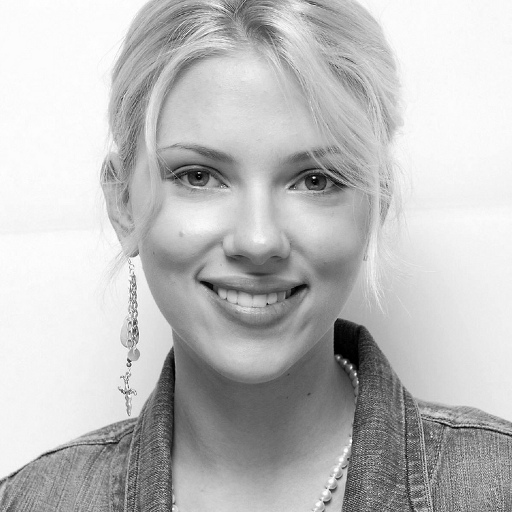
#> input picture assignment2/images/scarlett.jpg, 512 x 512 px
$ jupyter execute 'Assignment 2.ipynb'
#> lines starting #> are read from the running program, lines starting #| are printed output that depends on the picture; after the words box and inside, x2 and y2 are one past the last pixel; in counts of white or black regions, pixels touching at a corner belong together
[cell 1]
import imageio.v2 as imageio
import matplotlib.pyplot as plt
import numpy as np

[cell 2]
img = imageio.imread('images/scarlett.jpg')
#> img is the input picture: shape (512, 512); min 0, max 255, mean 190.1
plt.figure(figsize=(10,10))

# bit-wise operators
img_b1 = img & 0b10000000 #8 bit as our img is grayscale [0,255]
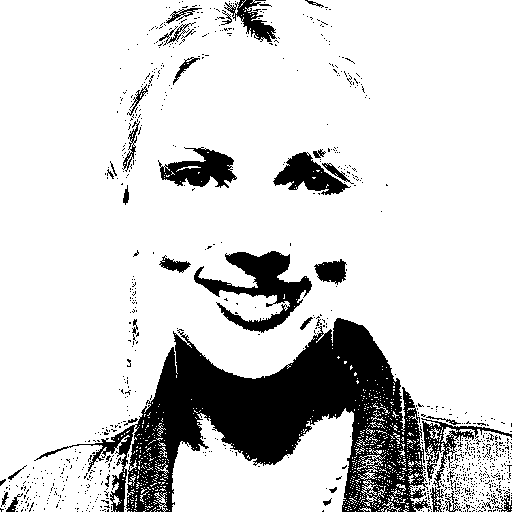
#> img_b1: shape (512, 512); values 0 (black) and 128 (white), 83.3% white; 919 black regions (881 under 20 px), largest, box (x1, y1, x2, y2) and area: (34, 318, 432, 512) 29421, (194, 251, 312, 333) 3620, (158, 147, 237, 188) 1754
img_b2 = img & 0b01000000 #8 bit as our img is grayscale [0,255]
#> img_b2: shape (512, 512); values 0 (black) and 64 (white), 70.1% white; 1025 black regions (982 under 20 px), largest, box (x1, y1, x2, y2) and area: (101, 0, 512, 512) 52374, (171, 408, 359, 508) 7948, (0, 376, 160, 512) 7021
img_b3 = img & 0b00100000 #8 bit as our img is grayscale [0,255]
#> img_b3: shape (512, 512); values 0 (black) and 32 (white), 64.9% white; 956 black regions (923 under 20 px), largest, box (x1, y1, x2, y2) and area: (0, 0, 512, 512) 85681, (217, 340, 281, 366) 955, (112, 235, 140, 271) 296
img_b4 = img & 0b00010000 #8 bit as our img is grayscale [0,255]
#> img_b4: shape (512, 512); values 0 (black) and 16 (white), 62.5% white; 1109 black regions (1083 under 20 px), largest, box (x1, y1, x2, y2) and area: (0, 0, 512, 512) 92819, (217, 340, 281, 366) 828, (218, 62, 264, 90) 665
img_b5 = img & 0b00001000 #8 bit as our img is grayscale [0,255]
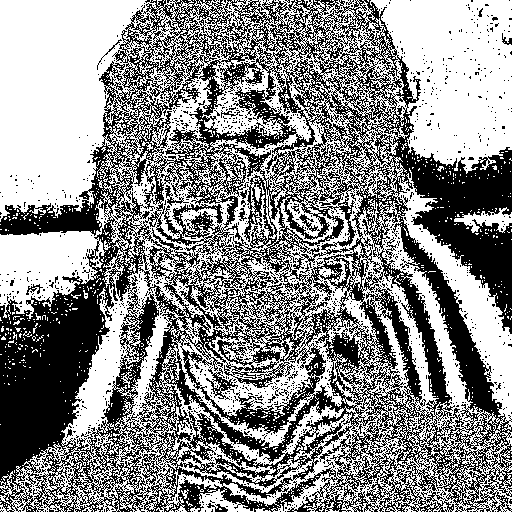
#> img_b5: shape (512, 512); values 0 (black) and 8 (white), 55% white; 1543 black regions (1523 under 20 px), largest, box (x1, y1, x2, y2) and area: (0, 0, 512, 512) 113441, (206, 367, 238, 400) 306, (165, 185, 189, 206) 118
img_b6 = img & 0b00000100 #8 bit as our img is grayscale [0,255]
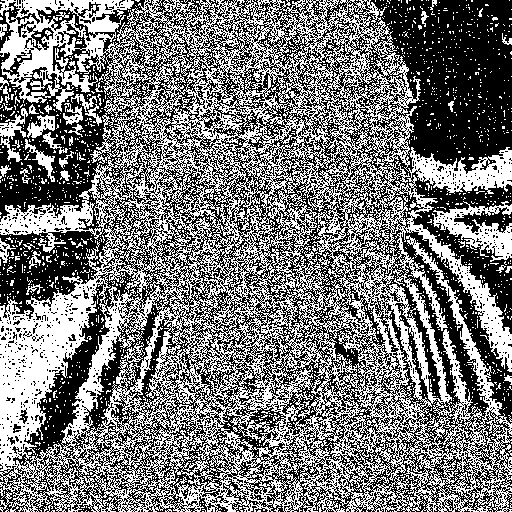
#> img_b6: shape (512, 512); values 0 (black) and 4 (white), 47.2% white in thin lines or dots
img_b7 = img & 0b00000010 #8 bit as our img is grayscale [0,255]
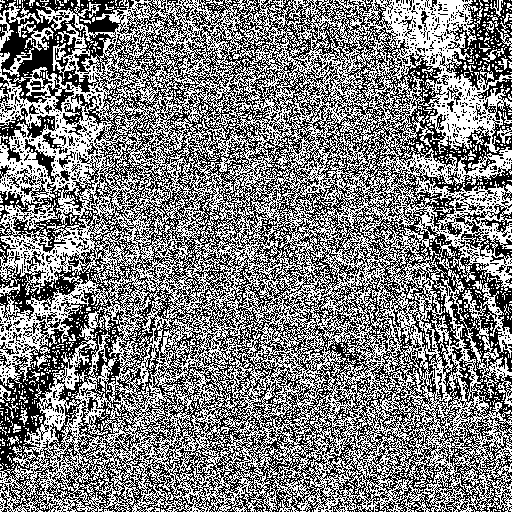
#> img_b7: shape (512, 512); values 0 (black) and 2 (white), 50.2% white; black in thin lines or dots
img_b8 = img & 0b00000001 #8 bit as our img is grayscale [0,255]
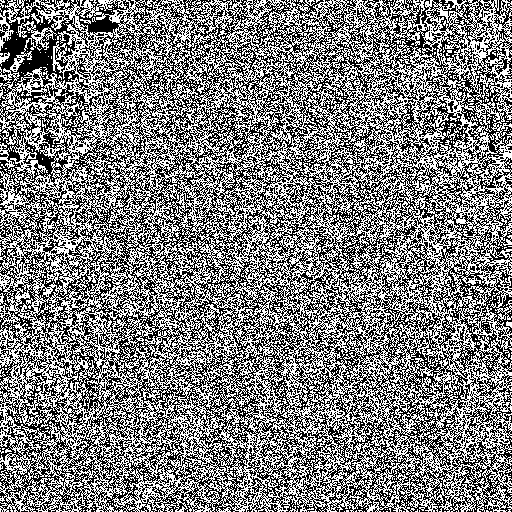
#> img_b8: shape (512, 512); values 0 (black) and 1 (white), 49.8% white in thin lines or dots

plt.subplot(331)
plt.imshow(img, cmap='gray')
plt.axis('off')
plt.subplot(332)
plt.imshow(img_b1, cmap='gray')
plt.axis('off')
plt.subplot(333)
plt.imshow(img_b2, cmap='gray')
plt.axis('off')
plt.subplot(334)
plt.imshow(img_b3, cmap='gray')
plt.axis('off')
plt.subplot(335)
plt.imshow(img_b4, cmap='gray')
plt.axis('off')
plt.subplot(336)
plt.imshow(img_b5, cmap='gray')
plt.axis('off')
plt.subplot(337)
plt.imshow(img_b6, cmap='gray')
plt.axis('off')
plt.subplot(338)
plt.imshow(img_b7, cmap='gray')
plt.axis('off')
plt.subplot(339)
plt.imshow(img_b8, cmap='gray')
plt.axis('off')

[cell 3]
A = np.random.randint(0,8,[5,5])
print(A)

[cell 4]
def histogram(A, no_levels):
#> called with A = array of shape (5, 5), no_levels = 8
    N, M = A.shape # NxM image/matrix --> img may not be square
    hist = np.zeros(no_levels).astype(int) #bucket
    for i in range(no_levels):
        pixel_value_i = np.sum(A==i)
        hist[i] = pixel_value_i

    return hist

[cell 5]
hist_A = histogram(A,8)
plt.bar(range(8), hist_A)
plt.xlabel('Intensity')
plt.ylabel('Frequency')
#> figure, not shown here; tallest bar 5 high, from x = 6.6 to 7.4

[cell 6]
img1 = imageio.imread('images/nap.jpg')
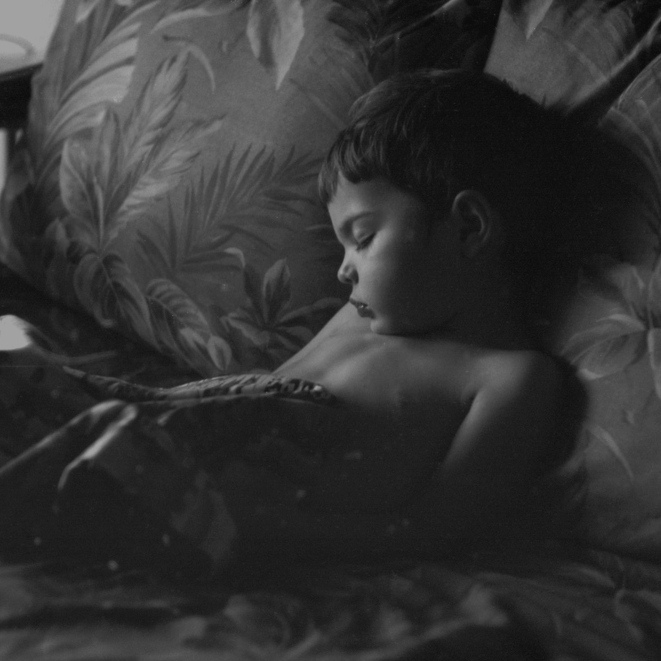
#> input picture assignment2/images/nap.jpg, 661 x 661 px
#> img1 is the input picture: shape (661, 661); min 7, max 165, mean 50.7
img2 = imageio.imread('images/scarlett.jpg')

# compute histograms
hist_img1 = histogram(img1, 256)
#> the loop in histogram (call 2), `for i in range(no_levels):` made 256 passes
#> pixel_value_i on passes 1 to 3: 0, 0, 0
#> hist_img1 = 256 values, max 18361 at index 30, min 0 at index 0, mean 1706.7
hist_img2 = histogram(img2, 256)
#> hist_img2 = 256 values, max 11719 at index 251, min 22 at index 18, mean 1024

# visualization
plt.figure(figsize=(10,10))
plt.subplot(221)
plt.imshow(img1, cmap='gray', vmin=0, vmax=255)
plt.axis('off')
plt.subplot(223)
plt.imshow(img2, cmap='gray', vmin=0, vmax=255)
plt.axis('off')

plt.subplot(222)
plt.bar(range(256), hist_img1)
plt.xlabel('Intensity')
plt.ylabel('Frequency')
plt.subplot(224)
plt.bar(range(256), hist_img2)
plt.xlabel('Intensity')
plt.ylabel('Frequency')
plt.show()
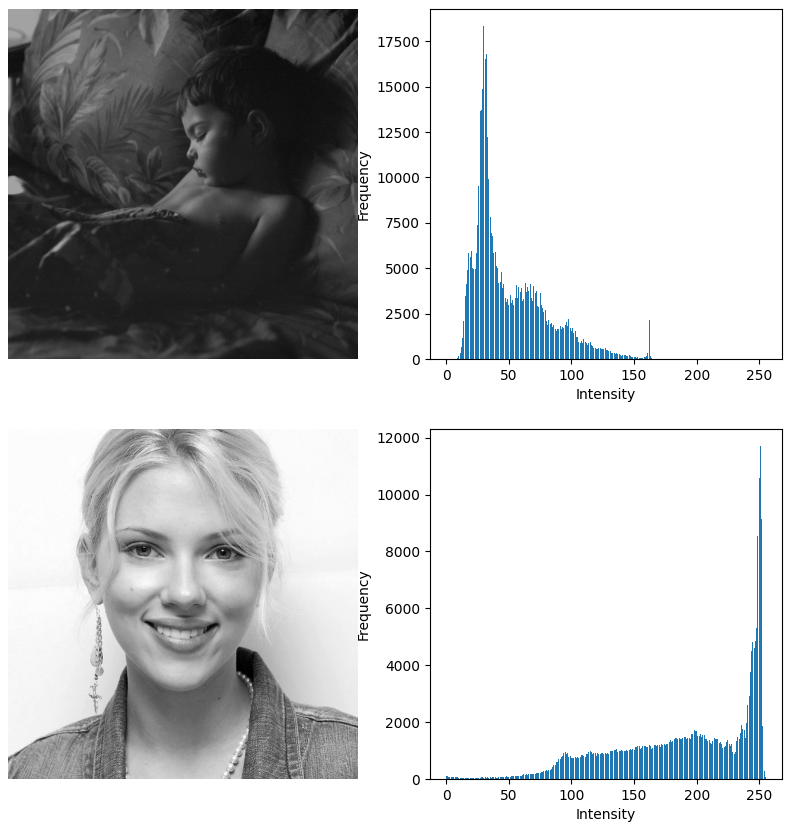
#> figure drawn by matplotlib, 4 panels; panel 3: tallest bar 18361 high, from x = 29.6 to 30.4; panel 4: tallest bar 11719 high, from x = 250.6 to 251.4

[cell 7]
def histogram_equalization(A, no_levels):
#> called with no_levels = 256
    hist = histogram(A, no_levels)
#> hist has the same summary as hist_img1 outside histogram_equalization
    histC = np.zeros(no_levels).astype(int)
    histC[0] = hist[0]
    for i in range(1, no_levels): # scan from intensity 1 up to no_levels-1
        histC[i] = hist[i] + histC[i-1]
#> after the loop, histC = 256 values from 0 to 436921

    hist_transform = np.zeros(no_levels).astype(np.uint8)

    N, M = A.shape
#> N = 661; M = 661

    A_eq = np.zeros([N,M]).astype(np.uint8) #equalized "new" image

    for z in range(no_levels):
        scale = ((no_levels-1)/float(N*M))
        s = scale * histC[z]
        A_eq[np.where(A==z)] = s

        hist_transform[z] = s
#> this loop made 256 passes
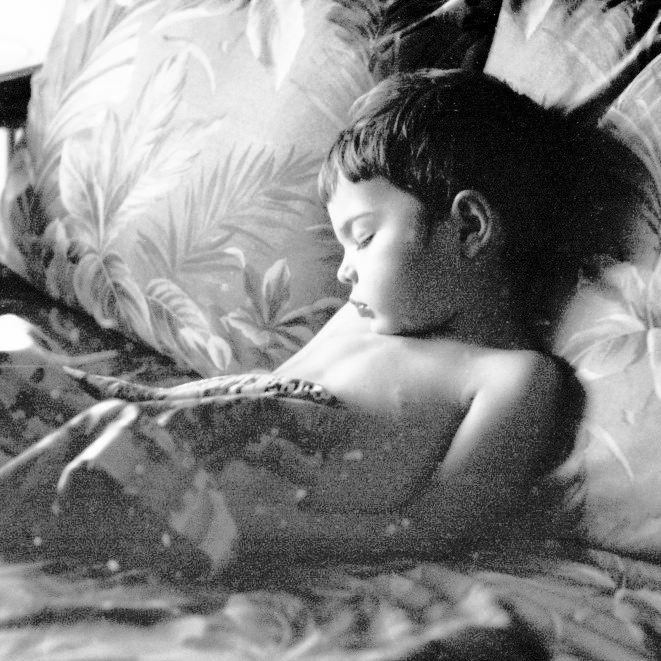
#> A_eq: shape (661, 661); min 0, max 255, mean 129
#> after the loop, hist_transform = 256 values from 0 to 255

    return (A_eq, hist_transform)

[cell 8]
img1_eq, img1_transf = histogram_equalization(img1, 256)
#> img1_transf = 256 values from 0 to 255
img2_eq, img2_transf = histogram_equalization(img2, 256)
#> call 2 of histogram_equalization, with no_levels = 256
#> in histogram_equalization (call 2), `hist = histogram(A, no_levels)`: hist has the same summary as hist_img2 outside histogram_equalization
#> after the loop in histogram_equalization (call 2), `for i in range(1, no_levels):`: histC = 256 values from 117 to 262144
#> the loop in histogram_equalization (call 2), `for z in range(no_levels):` made 256 passes
#> s on passes 1 to 3: 0.114, 0.203, 0.278
#> after the loop in histogram_equalization (call 2), `for z in range(no_levels):`:
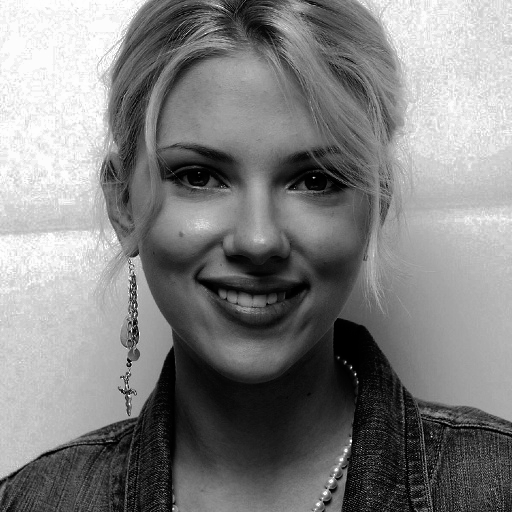
#> A_eq: shape (512, 512); min 0, max 255, mean 128.4
#> img2_transf = 256 values from 0 to 255

[cell 9]
histeq_img1 = histogram(img1_eq, 256)
#> histeq_img1 = 256 values, max 18361 at index 77, min 0 at index 3, mean 1706.7
histeq_img2 = histogram(img2_eq, 256)
#> histeq_img2 = 256 values, max 11719 at index 243, min 0 at index 67, mean 1024

# visualization
plt.figure(figsize=(14,14))
plt.subplot(3,2,1)
plt.imshow(img1, cmap='gray', vmin=0, vmax=255)
plt.axis('off')
plt.subplot(3,2,2)
plt.bar(range(256), hist_img1)
plt.xlabel('Intensity')
plt.ylabel('Frequency')
plt.subplot(3,2,4)
plt.plot(range(256), img1_transf)
plt.xlabel('input pixel value (r)')
plt.ylabel('output pixel value (s)')

plt.subplot(3,2,5)
plt.imshow(img1_eq, cmap='gray', vmin=0, vmax=255)
plt.axis('off')
plt.subplot(3,2,6)
plt.bar(range(256), histeq_img1)
plt.xlabel('Intensity')
plt.ylabel('Frequency')
#> figure, not shown here; panel 2: tallest bar 18361 high, from x = 29.6 to 30.4; panel 3: curve peaks at x = 165, y = 255; panel 5: tallest bar 18361 high, from x = 76.6 to 77.4

[cell 10]
# visualization
plt.figure(figsize=(14,14))
plt.subplot(3,2,1)
plt.imshow(img2, cmap='gray', vmin=0, vmax=255)
plt.axis('off')
plt.subplot(3,2,2)
plt.bar(range(256), hist_img2)
plt.xlabel('Intensity')
plt.ylabel('Frequency')
plt.subplot(3,2,4)
plt.plot(range(256), img2_transf)
plt.xlabel('input pixel value (r)')
plt.ylabel('output pixel value (s)')

plt.subplot(3,2,5)
plt.imshow(img2_eq, cmap='gray', vmin=0, vmax=255)
plt.axis('off')
plt.subplot(3,2,6)
plt.bar(range(256), histeq_img2)
plt.xlabel('Intensity')
plt.ylabel('Frequency')
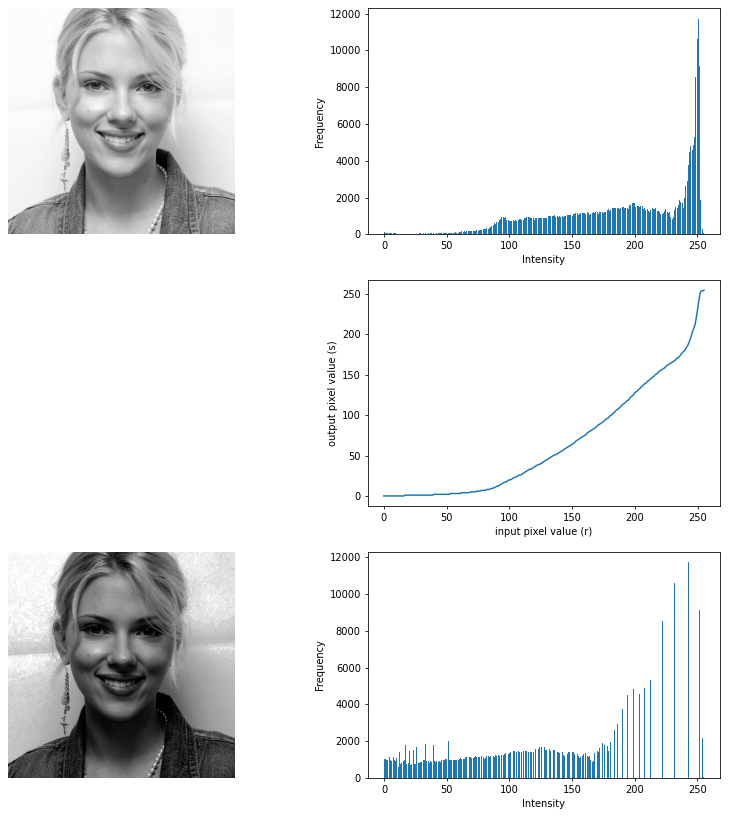
#> figure drawn by matplotlib, 5 panels; panel 2: tallest bar 11719 high, from x = 250.6 to 251.4; panel 3: curve peaks at x = 255, y = 255; panel 5: tallest bar 11719 high, from x = 242.6 to 243.4
